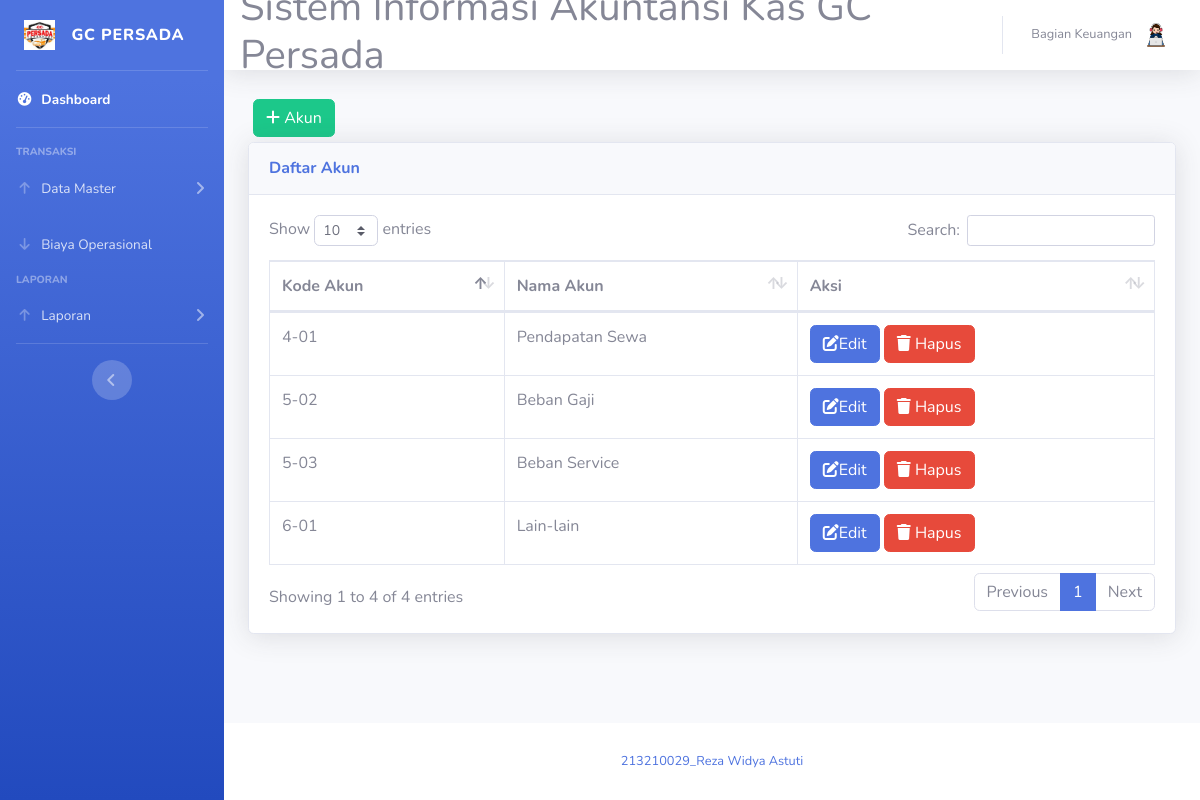
/kategori.php (signed in), run on an earlier commit of the app's database.
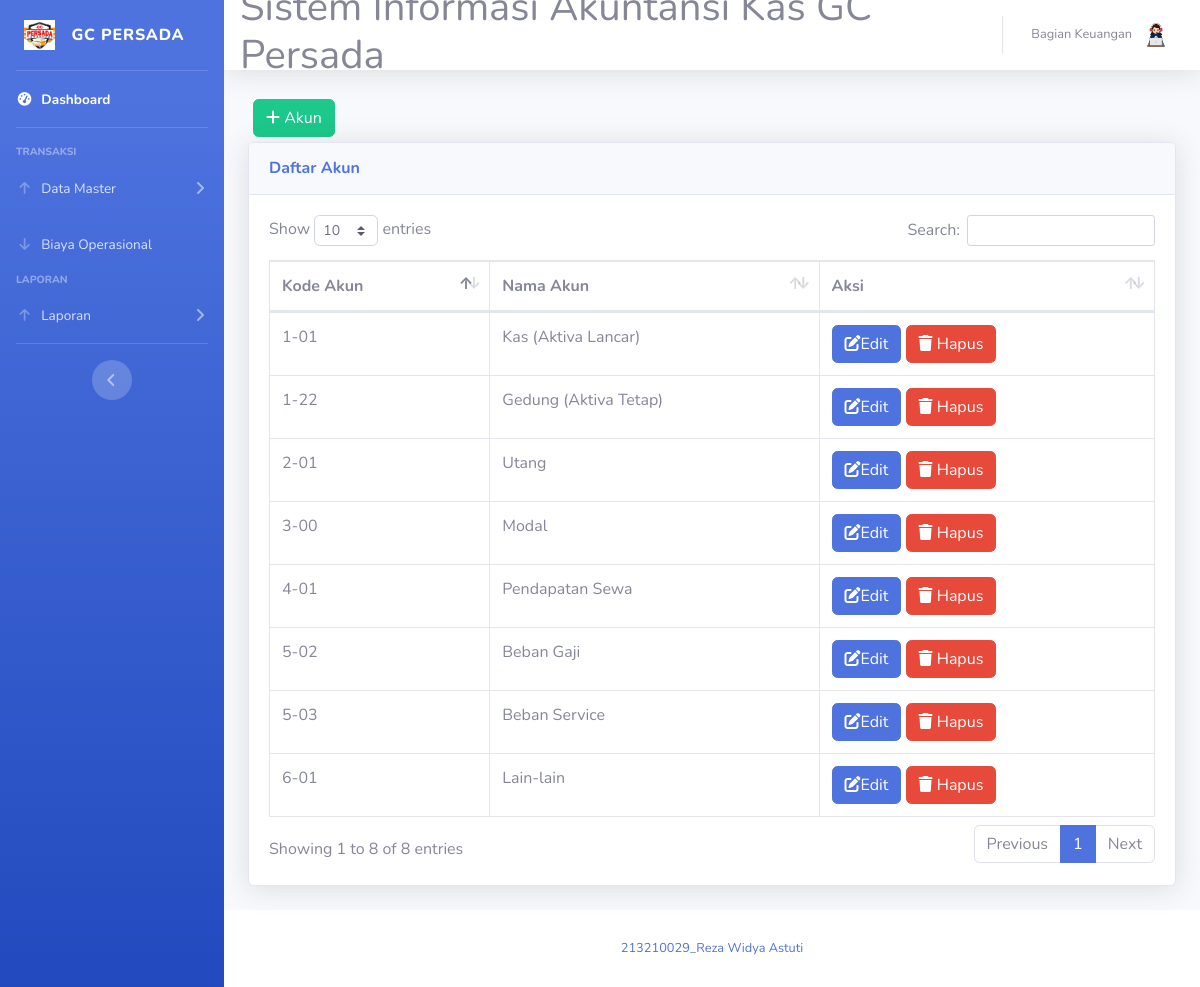
And on a later commit of the database.
### tables this page shows
CREATE TABLE `kategori_akun` (
  `id_akun` varchar(5) NOT NULL,
  `nama_akun` varchar(25) NOT NULL
);

### kategori.php (the view, shortened to what this page needs)
<!DOCTYPE html>
<html lang="en">
<head>
    <link href="vendor/fontawesome-free/css/all.min.css" rel="stylesheet" type="text/css">
    <link href="css/sb-admin-2.min.css" rel="stylesheet">
    <link href="vendor/datatables/dataTables.bootstrap4.min.css" rel="stylesheet">
</head>
<body id="page-top">
    <?php
    require 'koneksi.php';
    $role = $_SESSION['role_id'];
    $role == '3' ? require('sidebar-karyawan.php') : require('sidebar.php');
    ?>
    <div id="content">
        <?php require 'navbar.php'; ?>
        <div class="container-fluid">
            <button type="button" class="btn btn-success" style="margin:5px" data-toggle="modal" data-target="#myModalTambah"><i class="fa fa-plus"> </i> Akun</button><br>
            <div class="card shadow mb-4">
                <div class="card-header py-3">
                    <h6 class="m-0 font-weight-bold text-primary">Daftar Akun</h6>
                </div>
                <div class="card-body">
                    <div class="table-responsive">
                        <table class="table table-bordered" id="dataTable" width="100%" cellspacing="0">
                            <thead>
                                <tr>
                                    <th>Kode Akun</th>
                                    <th>Nama Akun</th>
                                    <th>Aksi</th>
                                </tr>
                            </thead>
                            <tbody>
                                <?php
                                $query_kategori = mysqli_query($koneksi, "SELECT * FROM kategori_akun");
                                while ($data = mysqli_fetch_assoc($query_kategori)) {
                                ?>
                                    <tr>
                                        <td><?= $data['id_akun'] ?></td>
                                        <td><?= $data['nama_akun'] ?></td>
                                        <td>
                                            <a href="#" type="button" class="btn btn-primary btn-md" data-toggle="modal" data-target="#myModal<?php echo $data['id_akun']; ?>"> <i class="fa fa-edit"></i>Edit</a>
                                            <a href="#" type="button" class="btn btn-danger btn-md" data-toggle="modal" data-target="#modalHapus<?php echo $data['id_akun']; ?>"><i class="fa fa-trash"></i> Hapus</a>
                                        <?php
                                    }
                                        ?>
                            </tbody>
                        </table>
                    </div>
                </div>
            </div>
        </div>
    </div>
    <?php require 'footer.php' ?>
    </div>
    </div>
</body>
</html>

What changed in the data, as far as the page shows it:
added kategori_akun: id_akun "1-01", nama_akun "Kas (Aktiva Lancar)"
added kategori_akun: id_akun "1-22", nama_akun "Gedung (Aktiva Tetap)"
added kategori_akun: id_akun "2-01", nama_akun "Utang"
added kategori_akun: id_akun "3-00", nama_akun "Modal"
Also different on the page:
text written by a page script: "Show entries Search: Showing 1 to 4 of 4 entries Previous 1 Next" → "Show entries Search: Showing 1 to 8 of 8 entries Previous 1 Next"
